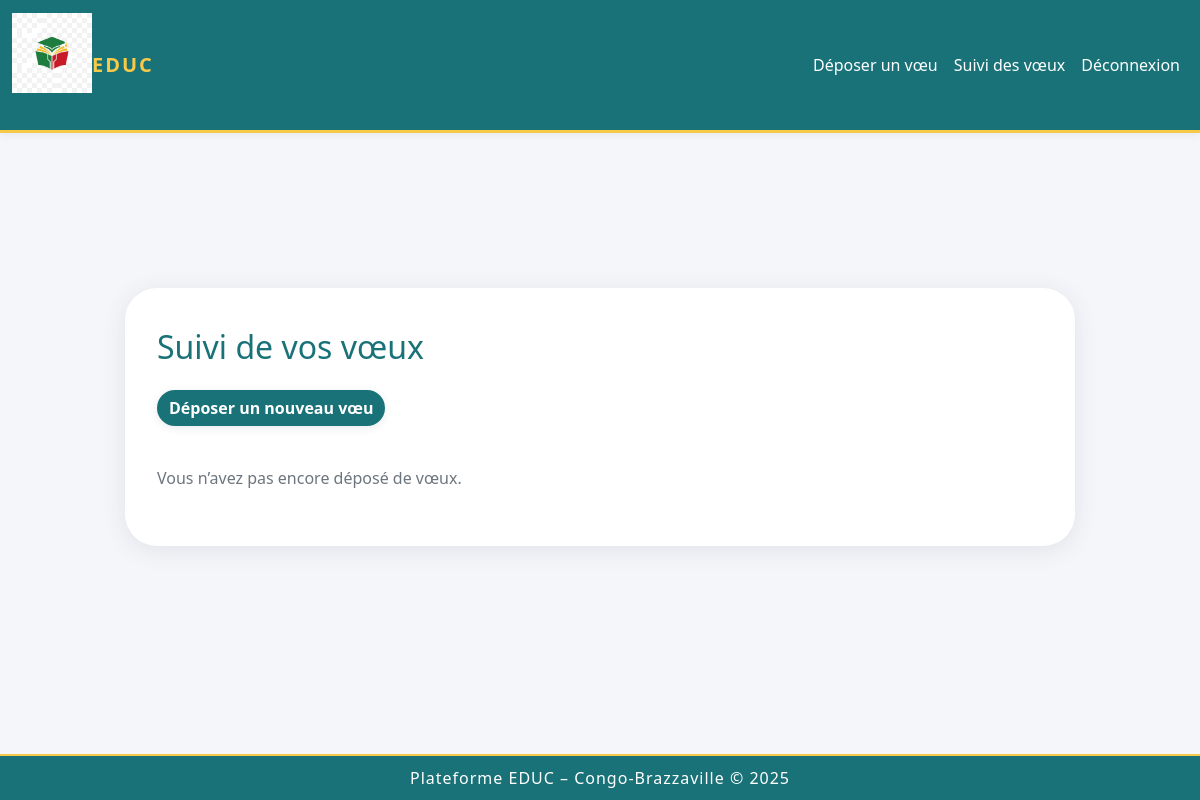
Page /voeux/suivi/ (signed in) on the earlier database version.
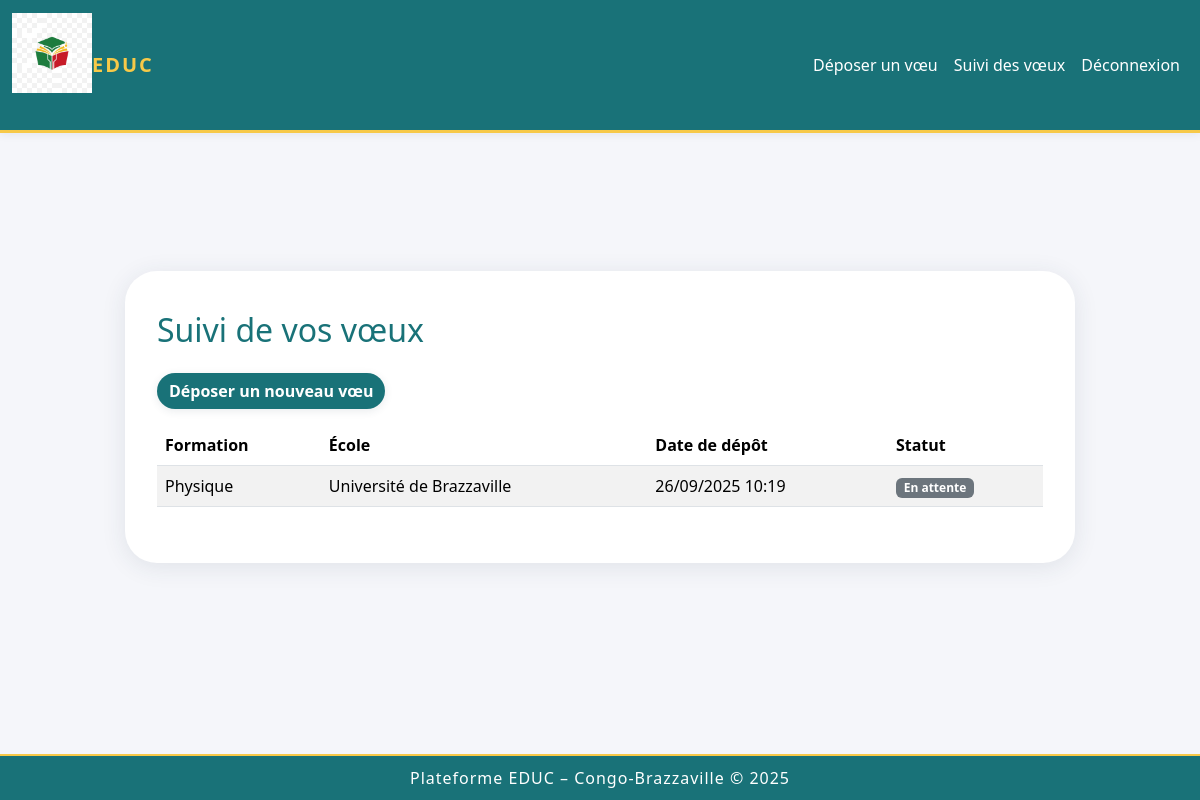
Same page on the later database version.
### voeux/models.py (models this page shows, shortened)
class Voeu(models.Model):
    STATUT_CHOICES = [
        ('En attente', 'En attente'),
        ('Accepté', 'Accepté'),
        ('Refusé', 'Refusé'),
    ]
    user = models.ForeignKey(User, on_delete=models.CASCADE)
    formation = models.ForeignKey(Formation, on_delete=models.CASCADE)
    date_depot = models.DateTimeField(auto_now_add=True)
    statut = models.CharField(max_length=50, choices=STATUT_CHOICES, default='En attente')
    class Meta:
        unique_together = ('user', 'formation')

class Formation(models.Model):
    nom = models.CharField(max_length=100)
    ecole = models.ForeignKey(Ecole, on_delete=models.CASCADE)

class Ecole(models.Model):
    nom = models.CharField(max_length=100)

### voeux/views.py (the view)
# urls.py: path('suivi/', views.suivi_voeux, name='suivi_voeux'),
@login_required
def suivi_voeux(request):
    voeux = Voeu.objects.filter(user=request.user)
    return render(request, 'voeux/suivi_voeux.html', {'voeux': voeux})

### templates/voeux/suivi_voeux.html
{% extends 'base.html' %}
{% block content %}
<div class="row justify-content-center align-items-center" style="min-height: 65vh;">
    <div class="col-md-10 educ-card">
        <h2 class="mb-4" style="color: #197278;">Suivi de vos vœux</h2>
        <a href="{% url 'voeux:depot_voeux' %}" class="btn btn-educ mb-3">Déposer un nouveau vœu</a>
        {% if voeux %}
        <div class="table-responsive">
            <table class="table table-striped align-middle rounded">
                <thead style="background: #f7c948;">
                    <tr>
                        <th>Formation</th>
                        <th>École</th>
                        <th>Date de dépôt</th>
                        <th>Statut</th>
                    </tr>
                </thead>
                <tbody>
                    {% for v in voeux %}
                    <tr>
                        <td>{{ v.formation.nom }}</td>
                        <td>{{ v.formation.ecole.nom }}</td>
                        <td>{{ v.date_depot|date:"d/m/Y H:i" }}</td>
                        <td>
                          {% if v.statut == "Accepté" %}
                            <span class="badge bg-success">{{ v.statut }}</span>
                          {% elif v.statut == "Refusé" %}
                            <span class="badge bg-danger">{{ v.statut }}</span>
                          {% else %}
                            <span class="badge bg-secondary">{{ v.statut }}</span>
                          {% endif %}
                        </td>
                    </tr>
                    {% endfor %}
                </tbody>
            </table>
        </div>
        {% else %}
        <p class="mt-4 text-secondary">Vous n’avez pas encore déposé de vœux.</p>
        {% endif %}
    </div>
</div>
{% endblock %}

Differences in the rows shown:
added Voeu: formation.nom "Physique", formation.ecole.nom "Université de Brazzaville", date_depot "26/09/2025 10:19", statut "En attente"
Other differences:
text no longer shown: "Vous n’avez pas encore déposé de vœux."
text now shown: "Formation École Date de dépôt Statut"
